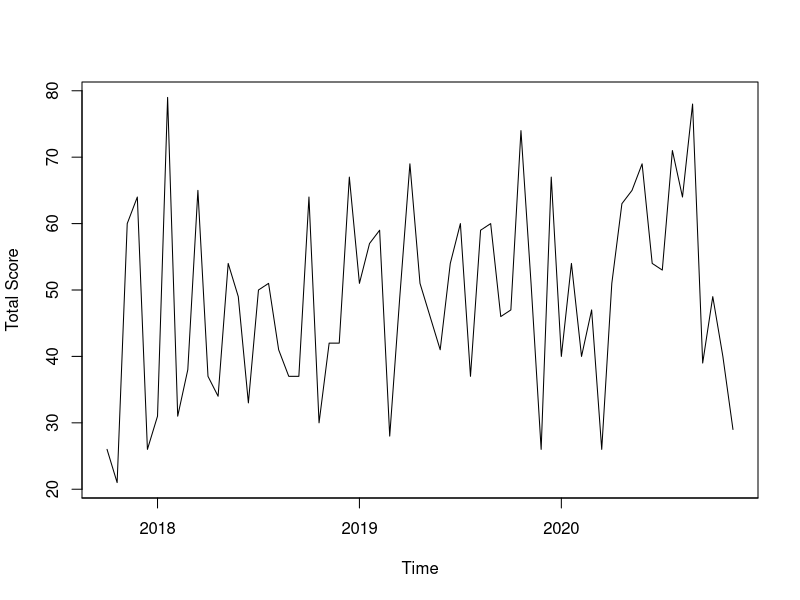
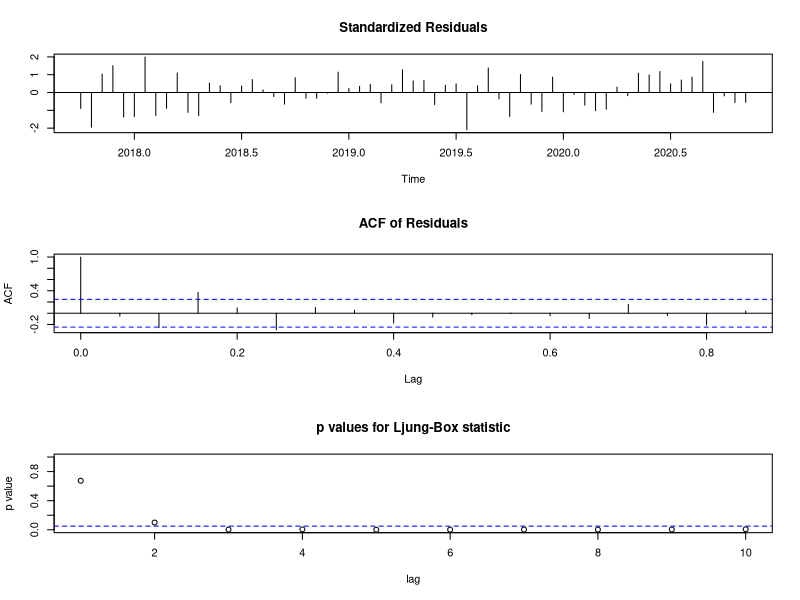
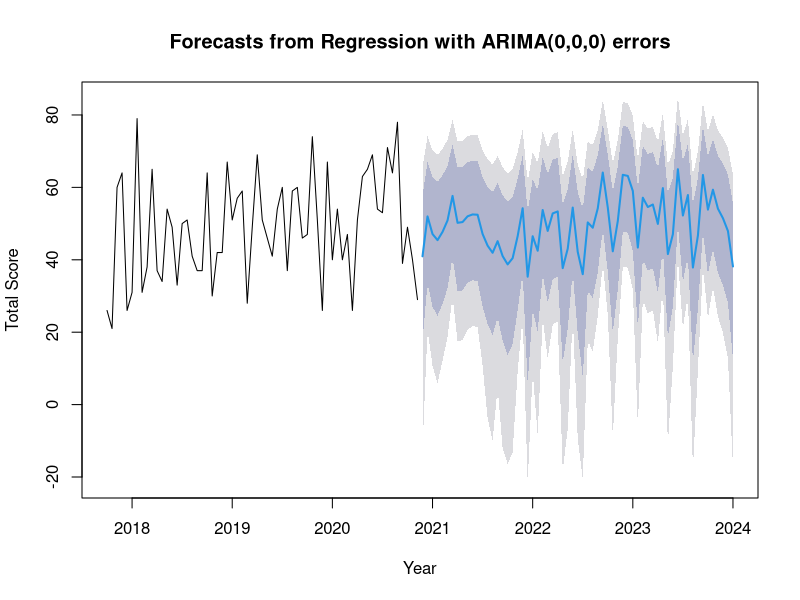

Write R code to recreate these figures, in order.
library (data.table)
library(forecast)
library(MASS)
library(tseries)

data <- read.csv("seahawks_2017to2020.csv")

train <- data[,c(1:6,10:19)]

score <- train[,6]
wind <- train[,9]
temp <- train[,10]
humidity <- train[,11]
SeahawksDefenceRank <- train[,13]
SeahawksOffenceRank <- train[,14]
OpponentDefenceRank <- train[,15]
OpponentOffenseRank <- train[,16]

t2 <- cbind(wind,temp,humidity,SeahawksDefenceRank,SeahawksOffenceRank,OpponentDefenceRank,OpponentOffenseRank)

m1 <- ts(score, start = c(2017,16), end = c(2020,18), frequency=20)

plot(m1, ylab = 'Total Score', xaxt ='n')
axis(1, at = c(2017,2018,2019,2020,2021), labels = c(2017,2018,2019,2020,2021))

fitm2 <- auto.arima(m1, xreg = t2, lambda = "auto", seasonal = FALSE)

tsdiag(fitm2)
fitm2$coef
fitm2$aic
fitm2$sigma2

f1 <- forecast(fitm2, xreg = t2)
plot(f1, xlab = 'Year', ylab = 'Total Score')

data2 <- read.csv("seahawkspredict.csv")

seasonforecast <- data2[,4:10]
seasonforecast <- data.matrix(seasonforecast)

a1 <- predict(f1, n.ahead = 4, newxreg = seasonforecast, se.fit = TRUE)
a1$mean[1:4]